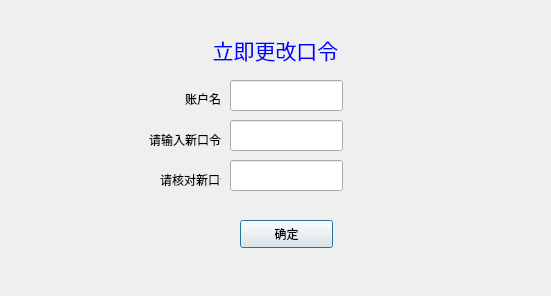
<?xml version="1.0" encoding="UTF-8"?>
<ui version="4.0">
 <class>Dialog</class>
 <widget class="QDialog" name="Dialog">
  <property name="geometry">
   <rect>
    <x>0</x>
    <y>0</y>
    <width>551</width>
    <height>296</height>
   </rect>
  </property>
  <property name="windowTitle">
   <string>Dialog</string>
  </property>
  <widget class="QLabel" name="headline">
   <property name="geometry">
    <rect>
     <x>190</x>
     <y>30</y>
     <width>171</width>
     <height>41</height>
    </rect>
   </property>
   <property name="text">
    <string>&lt;html&gt;&lt;head/&gt;&lt;body&gt;&lt;p align=&quot;center&quot;&gt;&lt;span style=&quot; font-size:16pt; color:#0000ff;&quot;&gt;立即更改口令&lt;/span&gt;&lt;/p&gt;&lt;/body&gt;&lt;/html&gt;</string>
   </property>
  </widget>
  <widget class="QLabel" name="userName">
   <property name="geometry">
    <rect>
     <x>170</x>
     <y>90</y>
     <width>51</width>
     <height>16</height>
    </rect>
   </property>
   <property name="text">
    <string>&lt;html&gt;&lt;head/&gt;&lt;body&gt;&lt;p align=&quot;right&quot;&gt;账户名&lt;/p&gt;&lt;/body&gt;&lt;/html&gt;</string>
   </property>
  </widget>
  <widget class="QLineEdit" name="passwordEdit_2">
   <property name="geometry">
    <rect>
     <x>230</x>
     <y>160</y>
     <width>113</width>
     <height>31</height>
    </rect>
   </property>
  </widget>
  <widget class="QLineEdit" name="userNameEdit">
   <property name="geometry">
    <rect>
     <x>230</x>
     <y>80</y>
     <width>113</width>
     <height>31</height>
    </rect>
   </property>
   <property name="readOnly">
    <bool>true</bool>
   </property>
  </widget>
  <widget class="QLineEdit" name="passwordEdit">
   <property name="geometry">
    <rect>
     <x>230</x>
     <y>120</y>
     <width>113</width>
     <height>31</height>
    </rect>
   </property>
  </widget>
  <widget class="QLabel" name="password_2">
   <property name="geometry">
    <rect>
     <x>160</x>
     <y>170</y>
     <width>61</width>
     <height>20</height>
    </rect>
   </property>
   <property name="text">
    <string>&lt;html&gt;&lt;head/&gt;&lt;body&gt;&lt;p align=&quot;right&quot;&gt;请核对新口令&lt;/p&gt;&lt;/body&gt;&lt;/html&gt;</string>
   </property>
  </widget>
  <widget class="QLabel" name="password">
   <property name="geometry">
    <rect>
     <x>100</x>
     <y>130</y>
     <width>121</width>
     <height>20</height>
    </rect>
   </property>
   <property name="text">
    <string>&lt;html&gt;&lt;head/&gt;&lt;body&gt;&lt;p align=&quot;right&quot;&gt;请输入新口令&lt;/p&gt;&lt;/body&gt;&lt;/html&gt;</string>
   </property>
  </widget>
  <widget class="QPushButton" name="conFrim">
   <property name="geometry">
    <rect>
     <x>240</x>
     <y>220</y>
     <width>93</width>
     <height>28</height>
    </rect>
   </property>
   <property name="text">
    <string>确定</string>
   </property>
  </widget>
 </widget>
 <resources/>
 <connections/>
</ui>
